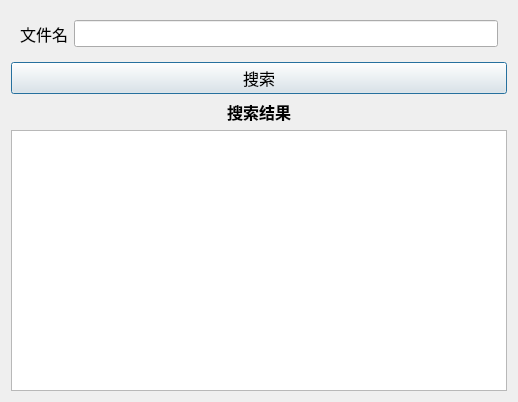
<?xml version="1.0" encoding="UTF-8"?>
<ui version="4.0">
 <class>DialogSearch</class>
 <widget class="QDialog" name="DialogSearch">
  <property name="geometry">
   <rect>
    <x>0</x>
    <y>0</y>
    <width>518</width>
    <height>402</height>
   </rect>
  </property>
  <property name="font">
   <font>
    <pointsize>12</pointsize>
   </font>
  </property>
  <property name="windowTitle">
   <string>Dialog</string>
  </property>
  <layout class="QVBoxLayout" name="verticalLayout">
   <item>
    <widget class="QWidget" name="widget" native="true">
     <layout class="QHBoxLayout" name="horizontalLayout">
      <item>
       <widget class="QLabel" name="label">
        <property name="text">
         <string>文件名</string>
        </property>
       </widget>
      </item>
      <item>
       <widget class="QLineEdit" name="edit_filename"/>
      </item>
     </layout>
    </widget>
   </item>
   <item>
    <widget class="QPushButton" name="btn_search">
     <property name="text">
      <string>搜索</string>
     </property>
    </widget>
   </item>
   <item>
    <widget class="QLabel" name="label_2">
     <property name="font">
      <font>
       <family>微软雅黑</family>
       <pointsize>12</pointsize>
       <weight>75</weight>
       <bold>true</bold>
       <underline>false</underline>
      </font>
     </property>
     <property name="text">
      <string>搜索结果</string>
     </property>
     <property name="alignment">
      <set>Qt::AlignCenter</set>
     </property>
    </widget>
   </item>
   <item>
    <widget class="QListWidget" name="list_result">
     <property name="font">
      <font>
       <family>楷体</family>
       <pointsize>12</pointsize>
      </font>
     </property>
    </widget>
   </item>
  </layout>
 </widget>
 <resources/>
 <connections/>
</ui>
